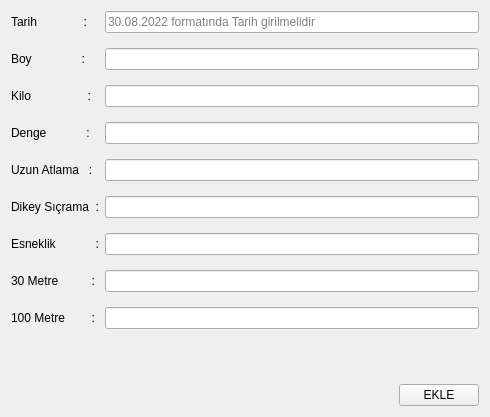
<?xml version="1.0" encoding="UTF-8"?>
<ui version="4.0">
 <class>Form</class>
 <widget class="QWidget" name="Form">
  <property name="geometry">
   <rect>
    <x>0</x>
    <y>0</y>
    <width>490</width>
    <height>417</height>
   </rect>
  </property>
  <property name="windowTitle">
   <string>Psiko Ekle</string>
  </property>
  <property name="windowIcon">
   <iconset resource="../py_rc/icons.qrc">
    <normaloff>:/assets/essk.png</normaloff>:/assets/essk.png</iconset>
  </property>
  <layout class="QGridLayout" name="gridLayout">
   <item row="0" column="0">
    <layout class="QVBoxLayout" name="verticalLayout">
     <item>
      <layout class="QFormLayout" name="formLayout">
       <property name="verticalSpacing">
        <number>15</number>
       </property>
       <item row="1" column="0">
        <widget class="QLabel" name="label">
         <property name="text">
          <string>Boy               :</string>
         </property>
        </widget>
       </item>
       <item row="2" column="0">
        <widget class="QLabel" name="label_2">
         <property name="text">
          <string>Kilo                 :</string>
         </property>
        </widget>
       </item>
       <item row="2" column="1">
        <widget class="QLineEdit" name="kilo_edit"/>
       </item>
       <item row="3" column="0">
        <widget class="QLabel" name="label_3">
         <property name="text">
          <string>Denge            :</string>
         </property>
        </widget>
       </item>
       <item row="3" column="1">
        <widget class="QLineEdit" name="denge_edit"/>
       </item>
       <item row="4" column="0">
        <widget class="QLabel" name="label_4">
         <property name="text">
          <string>Uzun Atlama   :</string>
         </property>
        </widget>
       </item>
       <item row="4" column="1">
        <widget class="QLineEdit" name="uzun_at_edit"/>
       </item>
       <item row="5" column="0">
        <widget class="QLabel" name="label_5">
         <property name="text">
          <string>Dikey Sıçrama  :</string>
         </property>
        </widget>
       </item>
       <item row="1" column="1">
        <widget class="QLineEdit" name="boy_edit"/>
       </item>
       <item row="5" column="1">
        <widget class="QLineEdit" name="dikey_sic_edit"/>
       </item>
       <item row="6" column="0">
        <widget class="QLabel" name="label_6">
         <property name="text">
          <string>Esneklik            :</string>
         </property>
        </widget>
       </item>
       <item row="6" column="1">
        <widget class="QLineEdit" name="esneklik_edit"/>
       </item>
       <item row="7" column="0">
        <widget class="QLabel" name="label_7">
         <property name="text">
          <string>30 Metre          :</string>
         </property>
        </widget>
       </item>
       <item row="7" column="1">
        <widget class="QLineEdit" name="kisametre_edit"/>
       </item>
       <item row="8" column="0">
        <widget class="QLabel" name="label_8">
         <property name="text">
          <string>100 Metre        :</string>
         </property>
        </widget>
       </item>
       <item row="8" column="1">
        <widget class="QLineEdit" name="uzun_metre_edit"/>
       </item>
       <item row="0" column="0">
        <widget class="QLabel" name="label_9">
         <property name="text">
          <string>Tarih              :</string>
         </property>
        </widget>
       </item>
       <item row="0" column="1">
        <widget class="QLineEdit" name="tarih_edit">
         <property name="placeholderText">
          <string>30.08.2022 formatında Tarih girilmelidir</string>
         </property>
        </widget>
       </item>
      </layout>
     </item>
     <item>
      <layout class="QHBoxLayout" name="horizontalLayout">
       <item>
        <spacer name="horizontalSpacer">
         <property name="orientation">
          <enum>Qt::Horizontal</enum>
         </property>
         <property name="sizeHint" stdset="0">
          <size>
           <width>40</width>
           <height>20</height>
          </size>
         </property>
        </spacer>
       </item>
       <item>
        <widget class="QPushButton" name="ekle_button">
         <property name="text">
          <string>EKLE</string>
         </property>
        </widget>
       </item>
      </layout>
     </item>
    </layout>
   </item>
  </layout>
 </widget>
 <resources>
  <include location="../py_rc/icons.qrc"/>
 </resources>
 <connections/>
</ui>
